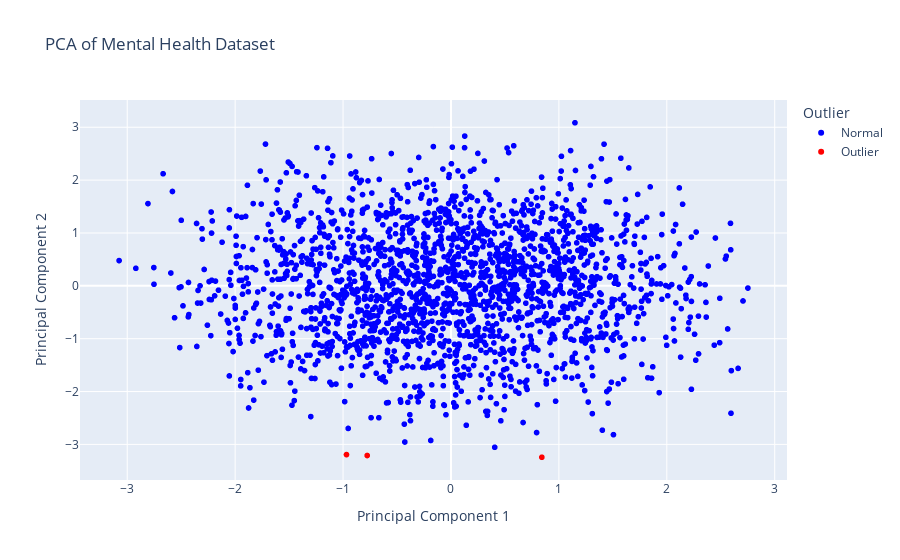

Notebook code cell kept with this figure:
### Markdown cell above
From the PCA result show above, we get to see that all the data point are dense and group together. There is no obvious outlier and people with depression and no depression seems to overlap a lot. 

As it is hard to identify outlier using eye, we could do that via code that every point that are more than 3 standard deviations from the mean in the PCA space as outliers.

### Code cell
import numpy as np
z_scores = np.abs((principal_components - principal_components.mean(axis=0)) / principal_components.std(axis=0))
outliers = np.where(z_scores > 3)

# Mark outliers in the plot
pca_df['Outlier'] = ['Outlier' if i in outliers[0] else 'Normal' for i in range(pca_df.shape[0])]

# Create scatter plot highlighting outliers
fig_with_outliers = px.scatter(pca_df, x='Principal Component 1', y='Principal Component 2', 
                 color='Outlier', title='PCA of Mental Health Dataset',
                 color_discrete_map={'Outlier': 'red', 'Normal': 'blue'})
fig_with_outliers.show()

### Figure 1 — Plotly figure (JSON) as saved in the notebook; plotly's stock layout.template omitted (floating-point values rounded to 4 significant figures; data arrays with more than 128 entries replaced by an {"elided": "..."} marker saying what was removed)
{"data": [{"hovertemplate": "Outlier=Normal<br>Principal Component 1=%{x}<br>Principal Component 2=%{y}<extra></extra>", "legendgroup": "Normal", "marker": {"color": "blue", "symbol": "circle"}, "mode": "markers", "name": "Normal", "showlegend": true, "type": "scattergl", "x": {"elided": "2051 float values"}, "xaxis": "x", "y": {"elided": "2051 float values"}, "yaxis": "y"}, {"hovertemplate": "Outlier=Outlier<br>Principal Component 1=%{x}<br>Principal Component 2=%{y}<extra></extra>", "legendgroup": "Outlier", "marker": {"color": "red", "symbol": "circle"}, "mode": "markers", "name": "Outlier", "showlegend": true, "type": "scattergl", "x": [-0.7764, -0.9681, 0.8422], "xaxis": "x", "y": [-3.21, -3.193, -3.243], "yaxis": "y"}], "layout": {"legend": {"title": {"text": "Outlier"}, "tracegroupgap": 0}, "title": {"text": "PCA of Mental Health Dataset"}, "xaxis": {"anchor": "y", "domain": [0, 1], "title": {"text": "Principal Component 1"}}, "yaxis": {"anchor": "x", "domain": [0, 1], "title": {"text": "Principal Component 2"}}}}
